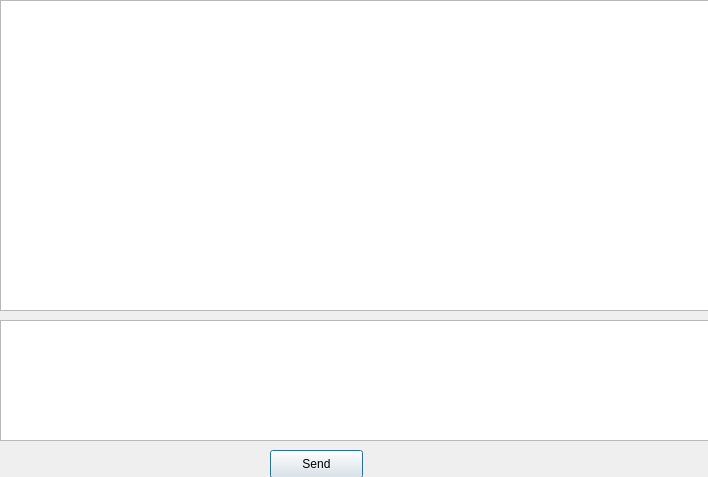
<?xml version="1.0" encoding="UTF-8"?>
<ui version="4.0">
 <class>CGroupChat</class>
 <widget class="QDialog" name="CGroupChat">
  <property name="geometry">
   <rect>
    <x>0</x>
    <y>0</y>
    <width>708</width>
    <height>477</height>
   </rect>
  </property>
  <property name="windowTitle">
   <string>Dialog</string>
  </property>
  <widget class="QTextEdit" name="te_enter">
   <property name="geometry">
    <rect>
     <x>0</x>
     <y>320</y>
     <width>711</width>
     <height>121</height>
    </rect>
   </property>
  </widget>
  <widget class="QTextBrowser" name="tb_chathistory">
   <property name="geometry">
    <rect>
     <x>0</x>
     <y>0</y>
     <width>711</width>
     <height>311</height>
    </rect>
   </property>
  </widget>
  <widget class="QPushButton" name="pb_send">
   <property name="geometry">
    <rect>
     <x>270</x>
     <y>450</y>
     <width>93</width>
     <height>28</height>
    </rect>
   </property>
   <property name="text">
    <string>Send</string>
   </property>
  </widget>
 </widget>
 <resources/>
 <connections/>
</ui>
